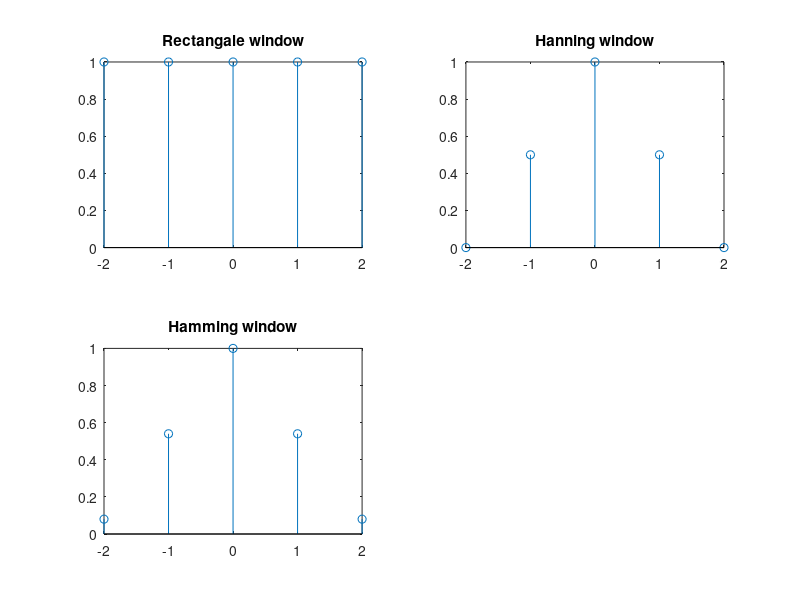

MATLAB code to generate this figure:
N=input('Enter N');
n=(-1*(N-1)/2):(N-1)/2;
WR=ones(1,N);
disp(n);
disp(WR);
subplot(2,2,1);
stem(n,WR);
title('Rectangale window');
WHn=0.5+0.5*cos(2*pi*n/(N-1));
subplot(2,2,2);
stem(n,WHn);
title('Hanning window');
WHn=0.54+0.46*cos(2*pi*n/(N-1));
subplot(2,2,3);
stem(n,WHn);
title('Hamming window');
